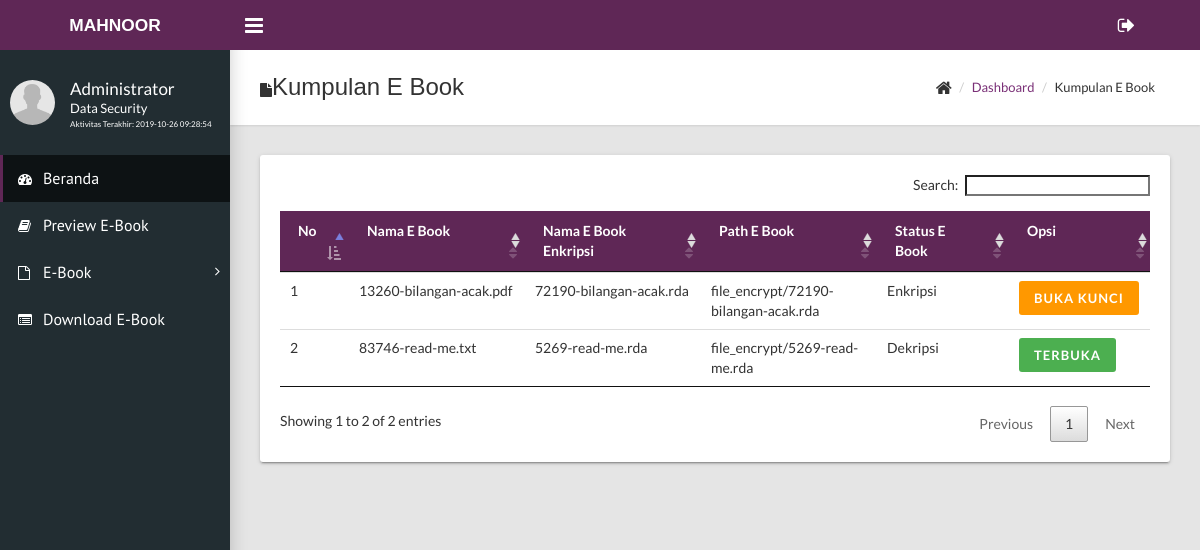
The app's page /dashboard/decrypt.php (signed in) with its own data.
### tables this page shows
CREATE TABLE IF NOT EXISTS `users` (
  `username` varchar(15) NOT NULL,
  `password` varchar(100) DEFAULT NULL,
  `fullname` varchar(50) DEFAULT NULL,
  `job_title` varchar(50) DEFAULT NULL,
  `join_date` timestamp NULL DEFAULT NULL,
  `last_activity` timestamp NULL DEFAULT NULL,
  `status` enum('1','2') DEFAULT NULL,
  PRIMARY KEY (`username`)
);

CREATE TABLE IF NOT EXISTS `file` (
  `id_file` int(11) NOT NULL AUTO_INCREMENT,
  `username` varchar(15) DEFAULT NULL,
  `file_name_source` varchar(255) DEFAULT NULL,
  `file_name_finish` varchar(255) DEFAULT NULL,
  `file_url` varchar(255) DEFAULT NULL,
  `file_size` float DEFAULT NULL,
  `password` varchar(16) DEFAULT NULL,
  `tgl_upload` timestamp NULL DEFAULT NULL,
  `status` enum('1','2') DEFAULT NULL,
  `keterangan` varchar(255) DEFAULT NULL,
  PRIMARY KEY (`id_file`)
);

### dashboard/decrypt.php (the view, shortened to what this page needs)
<?php
include('../config.php');
?>
<!DOCTYPE html>
<html>
<?php
$user = $_SESSION['username'];
$query = mysqli_query($connect, "SELECT fullname,job_title,last_activity FROM users WHERE username='$user'");
$data = mysqli_fetch_array($query);
?>
  <head>
    <link rel="stylesheet" type="text/css" href="../assets/css/main.css">
    <link rel="stylesheet" type="text/css" href="../assets/plugins/datatables/css/jquery.dataTables.css">
  </head>
  <body class="sidebar-mini fixed">
    <?php include('navmenu.php'); ?>
      <div class="content-wrapper">
        <div class="page-title">
          <div>
            <h1><i class="fa fa-file"></i>Kumpulan E Book</h1>
          </div>
          <div>
            <ul class="breadcrumb">
              <li><i class="fa fa-home fa-lg"></i></li>
              <li><a href="index.php">Dashboard</a></li>
              <li>Kumpulan E Book</li>
            </ul>
          </div>
        </div>
        <div class="row">
          <div class="col-md-12">
            <div class="card">
              <div class="card-body">
                <div class="table-responsive">
                  <table id="file" class="table striped">
                    <thead class="bg-primary">
                        <tr>
                          <td width="5%"><strong>No</strong></td>
                          <td width="20%"><strong>Nama E Book</strong></td>
                          <td width="20%"><strong>Nama E Book Enkripsi</strong></td>
                          <td width="20%"><strong>Path E Book</strong></td>
                          <td width="15%"><strong>Status E Book</strong></td>
                          <td width="10%"><strong>Opsi</strong></td>
                        </tr>
                      </thead>
                        <tbody>
                        <?php
                          $i = 1;
                          $query = mysqli_query($connect, "SELECT * FROM file");
                          while ($data = mysqli_fetch_array($query)) { ?>
                          <tr>
                            <td><?php echo $i; ?></td>
                            <td><?php echo $data['file_name_source']; ?></td>
                            <td><?php echo $data['file_name_finish']; ?></td>
                            <td><?php echo $data['file_url']; ?></td>
                            <td><?php if ($data['status'] == 1) {
                              echo "Enkripsi";
                            }elseif ($data['status'] == 2) {
                              echo "Dekripsi";
                            }else {
                              echo "Status Tidak Diketahui";
                            }
                             ?></td>
                            <td>
                              <?php
                              $a = $data['id_file'];
                              if ($data['status'] == 1) {
                                echo '<a href="decrypt-file.php?id_file='.$a.'" class="btn btn-warning">Buka Kunci</a>';
                              }elseif ($data['status'] == 2) {
                                echo '<a href="history.php" class="btn btn-success">Terbuka</a>';
                              }else {
                                echo '<a href="decrypt.php" class="btn btn-danger">Data Tidak Diketahui</a>';
                              }
                               ?>
                             </td>
                          </tr>
                          <?php
                          $i++;
                        } ?>
                        </tbody>
                      </table>
                </div>
              </div>
            </div>
          </div>
        </div>
      </div>
    </div>
  </body>
</html>

### dashboard/navmenu.php (shortened to what this page needs)
<div class="wrapper">
      <header class="main-header hidden-print"><a class="logo" href="" target="_blank" rel="noopener noreferrer" style="font-size:13pt"><img src="" alt="" srcset=""><strong>MAHNOOR</strong></a>
        <nav class="navbar navbar-static-top">
          <a class="sidebar-toggle" href="#" data-toggle="offcanvas"></a>
          <div class="navbar-custom-menu">
            <ul class="top-nav">
              <li class="dropdown"><a class="dropdown-toggle" href="#" data-toggle="dropdown" role="button" aria-haspopup="true" aria-expanded="false"><i class="fa fa-sign-out fa-lg"></i></a>
              </li>
            </ul>
          </div>
        </nav>
      </header>
      <aside class="main-sidebar hidden-print">
        <section class="sidebar">
          <div class="user-panel">
            <div class="pull-left image"><img class="img-circle" src="../assets/images/user.png" alt="User Image"></div>
            <div class="pull-left info">
              <p style="margin-top:-5px;"><?php echo $data['fullname']; ?></p>
              <p class="designation"><?php echo $data['job_title']; ?></p>
              <p class="designation" style="font-size:6pt;">Aktivitas Terakhir: <?php echo $data['last_activity'] ?></p>
            </div>
          </div>
          <ul class="sidebar-menu">
            <li class="active"><a href="index.php"><i class="fa fa-dashboard"></i><span>Beranda</span></a></li>
            <li><a href="materi.php"><i class="fa fa-book"></i><span>Preview E-Book</span></a></li>
            <?php
            $v = $_SESSION['username'];
            $query = mysqli_query($connect, "SELECT * FROM users WHERE username='$v'");
            $users = mysqli_fetch_array($query);
            if ($users['status'] == 1) {
              echo '<li class="treeview"><a href="#"><i class="fa fa-file-o"></i><span>E-Book </span><i class="fa fa-angle-right"></i></a>
                <ul class="treeview-menu">
                  <li><a href="encrypt.php"><i class="fa fa-circle-o"></i> Tambah E-Book</a></li>
                  <li><a href="decrypt.php"><i class="fa fa-circle-o"></i> Kumpulan E-Book</a></li>
                </ul>
              </li>';
            }elseif ($users['status'] == 2) {
              echo "";
            }else {
              echo "";
            }
             ?>
            <li><a href="history.php"><i class="fa fa-list-alt"></i><span>Download E-Book</span></a></li>
          </ul>
        </section>
      </aside>

### records on screen
users: fullname "Administrator", job_title "Data Security", last_activity "2019-10-26 09:28:54"
file: file_name_source "13260-bilangan-acak.pdf", file_name_finish "72190-bilangan-acak.rda", file_url "file_encrypt/72190-bilangan-acak.rda", status "Enkripsi"
file: file_name_source "83746-read-me.txt", file_name_finish "5269-read-me.rda", file_url "file_encrypt/5269-read-me.rda", status "Dekripsi"
